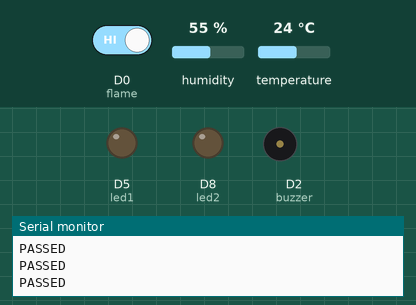
The sketch below on a simulated ESP8266 (NodeMCU). Parts: output pins drawn as LEDs (lit = HIGH), buzzer (waves = sounding, pin HIGH), the last lines printed to the serial monitor. The inputs (shaded band) are chosen by the test bench; at power-on: D0 (flame) HIGH, humidity 55 %, temperature 24 °C. WiFi joins after 1.5 s; servers stay silent unless stated.

Above: at 3.9 s.
4.0 s: D0 (flame) driven LOW
At 5.2 s:
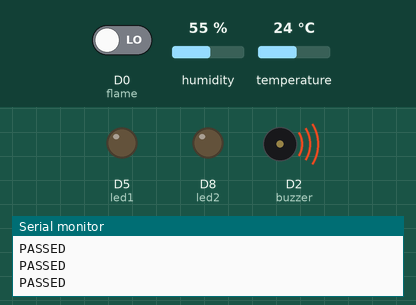
6.2 s: D0 (flame) driven HIGH
At 8.1 s:
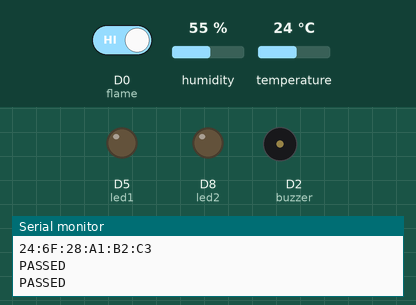
Timing chart, 0 to 9.6 s (numbered marks = the images above; inputs shaded):
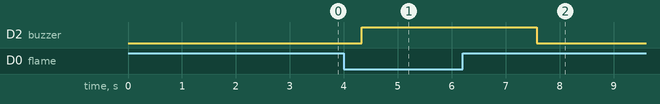

The sketch:

Device_Code.ino
```cpp
#include <ESP8266WiFi.h>
#include <FirebaseESP8266.h>
#define flame D0
#define buzzer D2
#define led1 D5
#define led2 D8

#define FIREBASE_HOST "dht11andflamesensor-default-rtdb.asia-southeast1.firebasedatabase.app/"
#define FIREBASE_AUTH "tVuULdk6xPwvJCyyKCuik9QVEANZfFkpxv8fH3f0"

#include "DHT.h"
#define DHTTYPE DHT11
#define sensor D3

DHT dht(sensor, DHTTYPE);


char ssid[] = "Anika";
char pass[] = "nameera5589";
String IP;

FirebaseData firebaseData;
FirebaseData ledData;
FirebaseJson json;

//FirebaseJson json;


void Connection()
{
  WiFi.begin(ssid, pass);
  while (WiFi.status() != WL_CONNECTED)
  {
    delay(1000);
    Serial.print(".");
  }
  Serial.println("");
  Serial.println("WiFi Connected");
  Serial.println("IP address: ");
  Serial.println(WiFi.localIP());
  IP = WiFi.macAddress();
}

void setup() {
  // put your setup code here, to run once:
  dht.begin();
  Serial.begin(9600);
  pinMode(flame, INPUT);
  pinMode(buzzer, OUTPUT);
  pinMode(led1, OUTPUT);
  pinMode(led2, OUTPUT);

  Connection();

  Firebase.begin(FIREBASE_HOST, FIREBASE_AUTH);
  Firebase.reconnectWiFi(true);
  delay(700);


}

void loop() {
  // put your main code here, to run repeatedly:


  int fire = digitalRead(flame);
  int flag = 0;

  //Serial.println(fire);

  if (fire == 0)
  {
    flag = 1;
    digitalWrite(buzzer, HIGH);
    //digitalWrite(led1, HIGH);
    //digitalWrite(led2, HIGH);
    Serial.println("Alert!!! Fire detected");
    //SendEmail();
    if (Firebase.setBool(firebaseData, "/FirebaseIOT/FireStatus", 1))
    {
      Serial.println("PASSED");
    }
    else
    {
      Serial.println("FAILED");

    }
  }
  else
  {
    digitalWrite(buzzer, LOW);
    //digitalWrite(led1, LOW);
    //digitalWrite(led2, LOW);
    if (Firebase.setBool(firebaseData, "/FirebaseIOT/FireStatus", 0))
    {
      Serial.println("PASSED");
    }
    else
    {
      Serial.println("FAILED");

    }
  }

  float h = dht.readHumidity();
  float t = dht.readTemperature();
  Serial.print("Current humidity = ");
  Serial.print(h);
  Serial.print("%  ");
  String fireH = String(h) + String("%");
  Serial.print("temperature = ");
  Serial.print(t);
  String tempH = String(t) + String("C");
  Serial.println("C  ");
  Serial.println(IP);

  //Firebase.setFloat("Humidity ",h);
  //Firebase.setFloat("Temperature ",t);

  /*if(Firebase.failed())
    {
    Serial.println("Firebase data setting failed");
    Serial.println(Firebase.error());
    delay(500);
    return;
    }*/
  if (Firebase.setFloat(firebaseData, "/FirebaseIOT/temperature", t))
  {
    Serial.println("PASSED");
  }
  else
  {
    Serial.println("FAILED");

  }

  if (Firebase.setFloat(firebaseData, "/FirebaseIOT/humidity", h))
  {
    Serial.println("PASSED");
  }
  else
  {
    Serial.println("FAILED");

  }
  if (Firebase.setString(firebaseData, "/FirebaseIOT/LocalIP",IP))
    {
      Serial.println("PASSED");
    }
    else
    {
      Serial.println("FAILED");

    }


  delay(1000);


}
```

Measured:
- after the input at 4.0 s, D2 (buzzer): LOW → HIGH after 0.33 s
- after the input at 6.2 s, D2 (buzzer): HIGH → LOW after 1.4 s
